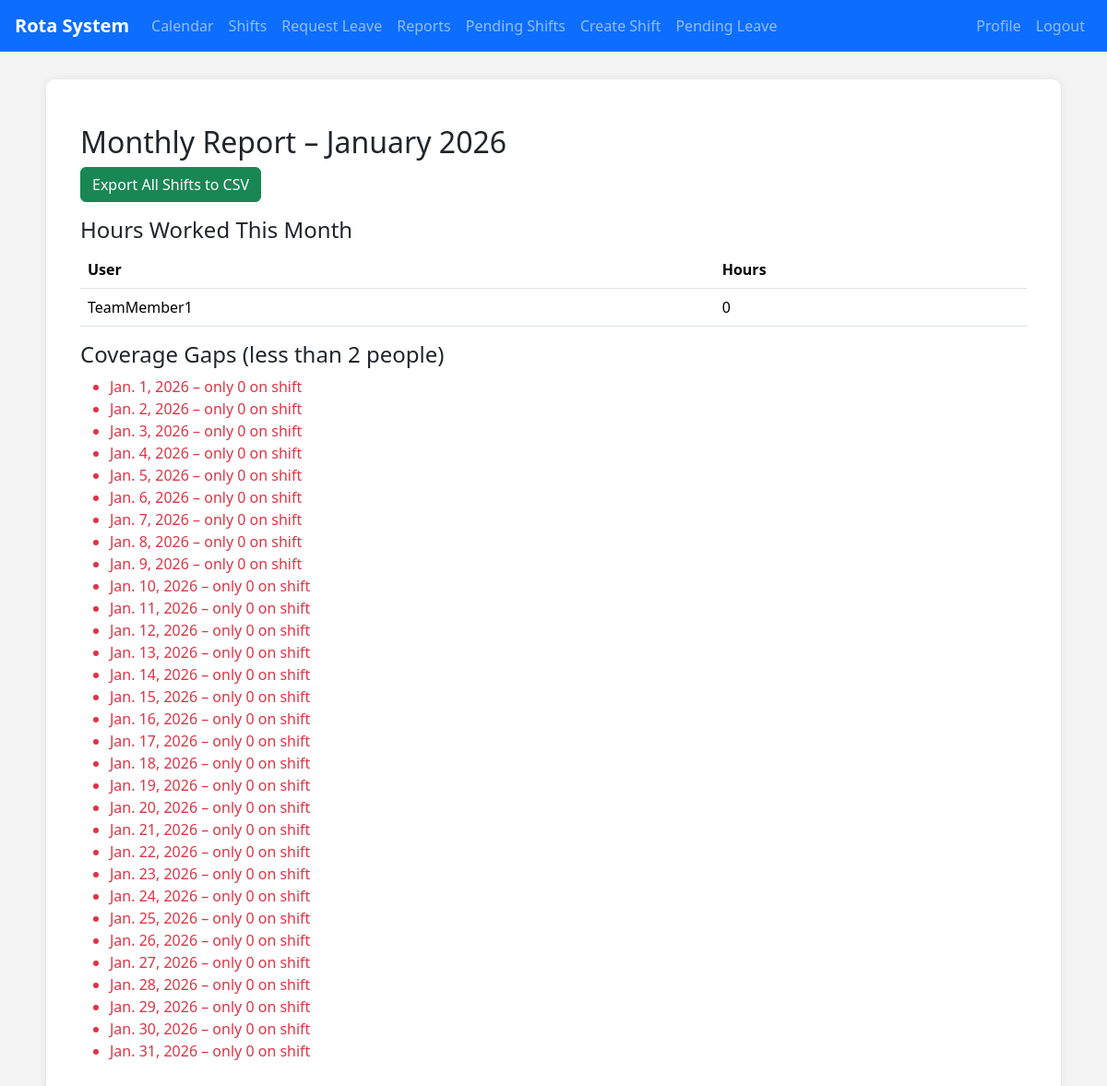
Page /rota/reports/ (signed in) on the earlier database version.
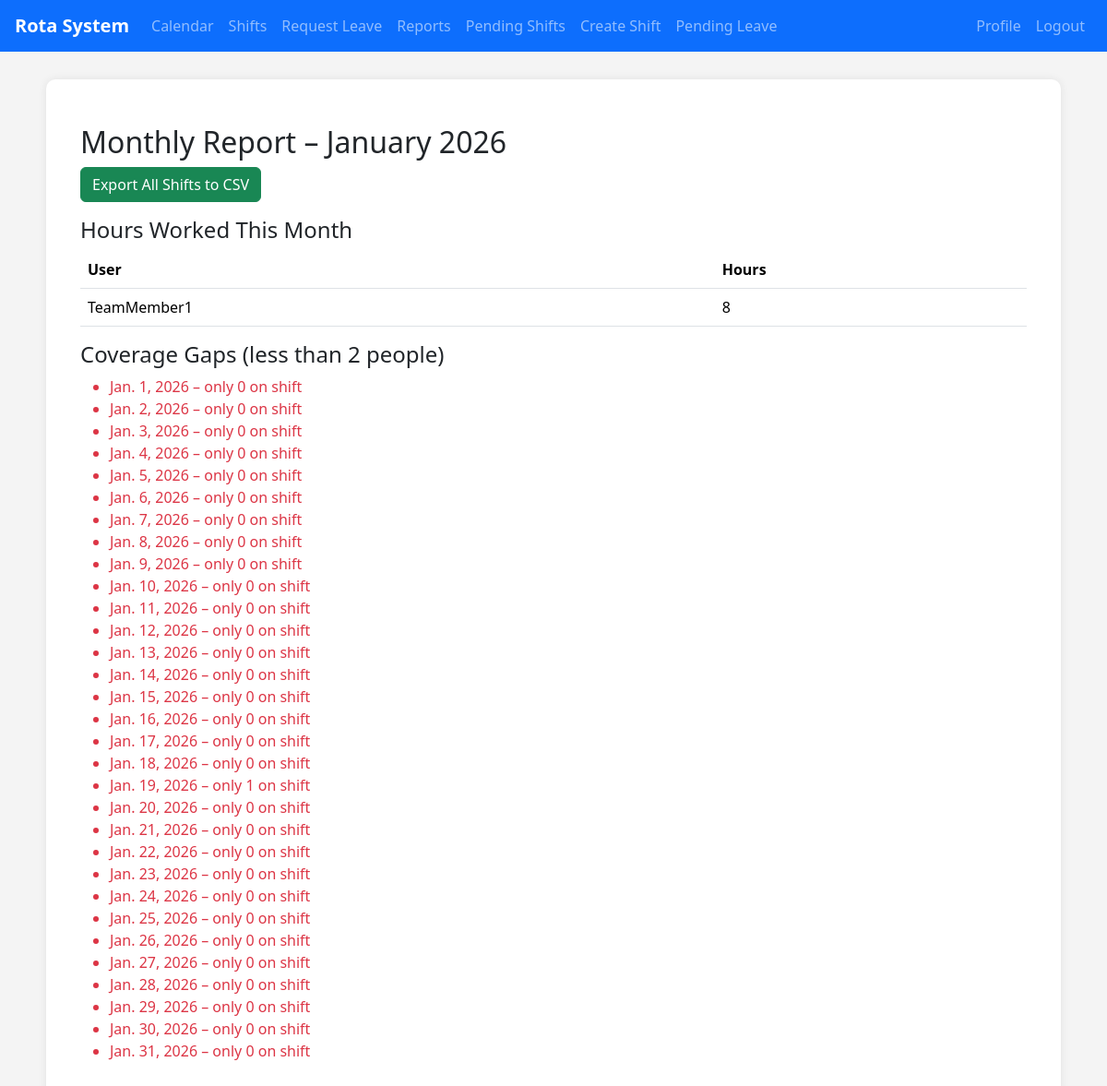
Same page on the later database version.
### accounts/models.py (models this page shows, shortened)
class CustomUser(AbstractUser):
    email = models.EmailField(unique=True)
    ROLE_CHOICES = [
        ('team_member', 'Team Member'),
        ('rota_manager', 'Rota Manager'),
        ('service_manager', 'Service Manager'),
        ('system_admin', 'System Admin'),
        ('automation_bot', 'Automation Bot'),
    ]
    role = models.CharField(max_length=20, choices=ROLE_CHOICES, default='team_member')
    role_profile = models.ForeignKey(Role, null=True, blank=True, on_delete=models.SET_NULL)
    team = models.ForeignKey(Team, null=True, blank=True, on_delete=models.SET_NULL, related_name='members')
    skills = models.ManyToManyField(Skill, blank=True)
    department = models.CharField(max_length=100, blank=True)
    phone = models.CharField(max_length=20, blank=True)
    default_start_time = models.TimeField(null=True, blank=True, help_text="e.g. 09:00")
    default_end_time = models.TimeField(null=True, blank=True, help_text="e.g. 17:00")
    timezone = models.CharField(max_length=50, default='Europe/London')
    USERNAME_FIELD = 'email'
    REQUIRED_FIELDS = ['username']
    def __str__(self):
        return self.username
    def has_role(self, *codes: str) -> bool:
        if self.role in codes:
            return True
        if self.role_profile and self.role_profile.code in codes:
            return True
        return False

### rota/views.py (the view)
# urls.py: path('reports/', views.reports_view, name='reports'),
@login_required
@user_passes_test(is_reporting)
def reports_view(request):
    today = date.today()
    month_start = today.replace(day=1)
    month_end = (month_start + timedelta(days=32)).replace(day=1) - timedelta(days=1)
    users = CustomUser.objects.filter(role='team_member')
    user_stats = []
    for user in users:
        hours = Shift.objects.filter(
            user=user,
            start__date__gte=month_start,
            start__date__lte=month_end,
            status='approved'
        ).count() * 8  # assume 8h shift
        user_stats.append({'user': user, 'hours': hours})
    days = []
    current = month_start
    while current <= month_end:
        count = Shift.objects.filter(start__date=current, status='approved').count()
        days.append({'date': current, 'count': count, 'gap': count < 2})
        current += timedelta(days=1)
    context = {
        'user_stats': user_stats,
        'days': days,
        'month': today.strftime("%B %Y")
    }
    return render(request, 'rota/reports.html', context)

### accounts/templatetags/role_tags.py (called while the page is built)
@register.filter
def has_role(user, roles: str) -> bool:
    if not user or not hasattr(user, "has_role"):
        return False
    codes = [code.strip() for code in roles.split(",") if code.strip()]
    return user.has_role(*codes)

### rota/views.py (called while the page is built)
def is_reporting(user):
    return user.has_role('service_manager', 'rota_manager', 'system_admin') or user.is_staff or user.is_superuser

### rota/templates/rota/reports.html (shortened to what this page needs)
{% extends "base.html" %}
{% block content %}
<div class="container mt-4">
    <h2>Monthly Report – {{ month }}</h2>
    <a href="{% url 'export_csv' %}" class="btn btn-success mb-3">Export All Shifts to CSV</a>
    <h4>Hours Worked This Month</h4>
    <table class="table">
        <tr><th>User</th><th>Hours</th></tr>
        {% for stat in user_stats %}
        <tr><td>{{ stat.user }}</td><td>{{ stat.hours }}</td></tr>
        {% endfor %}
    </table>
    <h4>Coverage Gaps (less than 2 people)</h4>
    <ul>
        {% for day in days %}
            {% if day.gap %}
                <li class="text-danger">{{ day.date }} – only {{ day.count }} on shift</li>
            {% endif %}
        {% endfor %}
    </ul>
</div>
{% endblock %}

Differences in the rows shown:
changed CustomUser "TeamMember1": hours "0" → "8"
Other differences:
new list line: "Jan. 19, 2026 – only 1 on shift"
list line gone: "Jan. 19, 2026 – only 0 on shift"
